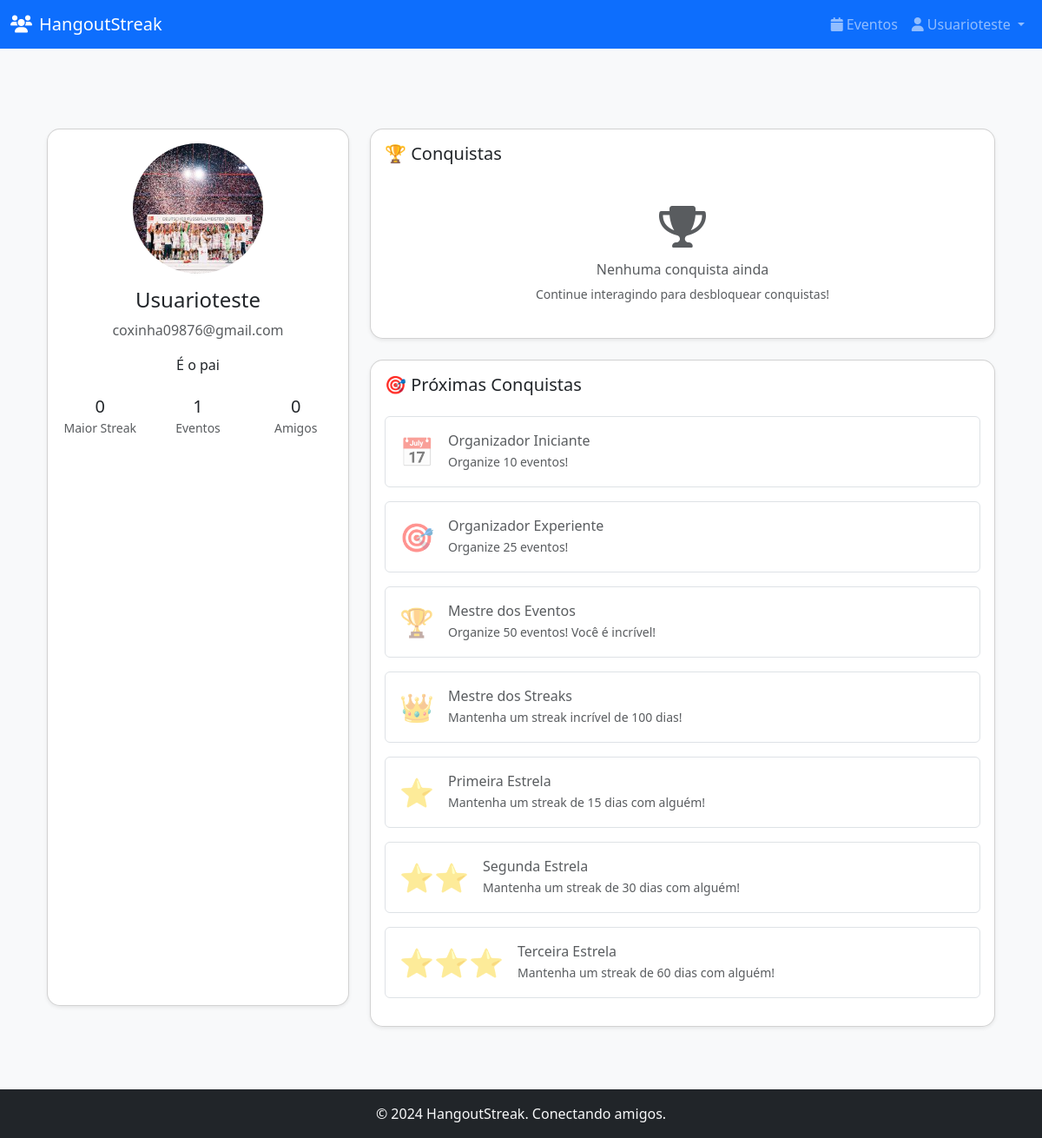
The app's page /users/profile/ (signed in) with its own data.
### users/models.py (models this page shows, shortened)
class Profile(models.Model):
    user = models.OneToOneField(User, on_delete=models.CASCADE)
    avatar = models.ImageField(upload_to='profile_pics', null=True, blank=True)
    bio = models.TextField(max_length=500, blank=True)
    friends = models.ManyToManyField('self', blank=True)
    streak_count = models.IntegerField('Streak Atual', default=0)
    total_events = models.IntegerField('Total de Eventos', default=0)
    achievements = models.ManyToManyField(Achievement, blank=True, related_name='users')
    highest_streak = models.IntegerField('Maior Streak', default=0)
    def check_and_award_achievements(self):
        streak_achievements = {
            15: 'streak_15',
            30: 'streak_30',
            60: 'streak_60',
            100: 'streak_100'
        }
        if self.streak_count > self.highest_streak:
            self.highest_streak = self.streak_count
            self.save()
        for streak_days, achievement_type in streak_achievements.items():
            if self.highest_streak >= streak_days:
                achievement = Achievement.objects.get(achievement_type=achievement_type)
                self.achievements.add(achievement)
        event_achievements = {
            10: 'events_10',
            25: 'events_25',
            50: 'events_50'
        }
        for event_count, achievement_type in event_achievements.items():
            if self.total_events >= event_count:
                achievement = Achievement.objects.get(achievement_type=achievement_type)
                self.achievements.add(achievement)

class Achievement(models.Model):
    ACHIEVEMENT_TYPES = [
        ('streak_15', 'Primeira Estrela (15 dias de Streak)'),
        ('streak_30', 'Segunda Estrela (30 dias de Streak)'),
        ('streak_60', 'Terceira Estrela (60 dias de Streak)'),
        ('streak_100', 'Mestre dos Streaks (100 dias)'),
        ('events_10', 'Organizador Iniciante (10 eventos)'),
        ('events_25', 'Organizador Experiente (25 eventos)'),
        ('events_50', 'Mestre dos Eventos (50 eventos)'),
    ]
    name = models.CharField(max_length=100)
    description = models.TextField()
    achievement_type = models.CharField(max_length=20, choices=ACHIEVEMENT_TYPES)
    icon = models.CharField(max_length=20)  # Emoji or icon class
    created_at = models.DateTimeField(auto_now_add=True)
    class Meta:
        ordering = ['achievement_type']

### users/views.py (the view)
# urls.py: path('profile/', views.profile, name='profile'),
@login_required
def profile(request):
    request.user.profile.check_and_award_achievements()
    all_achievements = Achievement.objects.all()
    context = {
        'all_achievements': all_achievements
    }
    return render(request, 'users/profile.html', context)

### templates/users/profile.html (shortened to what this page needs)
{% extends "base/base.html" %}
{% load crispy_forms_tags %}
{% block content %}
<div class="container py-5">
    <div class="row">
        <div class="col-md-4 mb-4">
            <div class="card shadow-sm h-100">
                <div class="card-body text-center">
                    {% if user.profile.avatar %}
                        <img class="rounded-circle img-fluid mb-3" style="width: 150px; height: 150px; object-fit: cover;"
                             src="{{ user.profile.avatar.url }}" alt="{{ user.username }}">
                    {% else %}
                        <div class="rounded-circle bg-light d-flex align-items-center justify-content-center mx-auto mb-3"
                             style="width: 150px; height: 150px;">
                            <i class="fas fa-user text-muted fa-4x"></i>
                        </div>
                    {% endif %}
                    <h4 class="card-title">{{ user.username }}</h4>
                    <p class="text-muted">{{ user.email }}</p>
                    <p class="card-text">{{ user.profile.bio|default:"Sem biografia ainda." }}</p>
                    <div class="row text-center mt-4">
                        <div class="col">
                            <h5 class="mb-0">{{ user.profile.highest_streak }}</h5>
                            <small class="text-muted">Maior Streak</small>
                        </div>
                        <div class="col">
                            <h5 class="mb-0">{{ user.profile.total_events }}</h5>
                            <small class="text-muted">Eventos</small>
                        </div>
                        <div class="col">
                            <h5 class="mb-0">{{ user.profile.friends.count }}</h5>
                            <small class="text-muted">Amigos</small>
                        </div>
                    </div>
                </div>
            </div>
        </div>
        <div class="col-md-8">
            <div class="card shadow-sm">
                <div class="card-body">
                    <h5 class="card-title mb-4">🏆 Conquistas</h5>
                    {% if user.profile.achievements.all %}
                        <div class="row g-3">
                            {% for achievement in user.profile.achievements.all %}
                                <div class="col-md-6">
                                    <div class="achievement-card p-3 border rounded">
                                        <div class="d-flex align-items-center">
                                            <div class="achievement-icon me-3">
                                                <span style="font-size: 2rem;">{{ achievement.icon }}</span>
                                            </div>
                                            <div>
                                                <h6 class="mb-1">{{ achievement.name }}</h6>
                                                <p class="mb-0 small text-muted">{{ achievement.description }}</p>
                                                <small class="text-primary">Conquistado em {{ achievement.created_at|date:"d/m/Y" }}</small>
                                            </div>
                                        </div>
                                    </div>
                                </div>
                            {% endfor %}
                        </div>
                    {% else %}
                        <div class="text-center py-4">
                            <div class="mb-3">
                                <i class="fas fa-trophy text-muted fa-3x"></i>
                            </div>
                            <h6 class="text-muted">Nenhuma conquista ainda</h6>
                            <p class="small text-muted mb-0">Continue interagindo para desbloquear conquistas!</p>
                        </div>
                    {% endif %}
                </div>
            </div>
            <div class="card shadow-sm mt-4">
                <div class="card-body">
                    <h5 class="card-title mb-4">🎯 Próximas Conquistas</h5>
                    <div class="next-achievements">
                        {% with user_achievements=user.profile.achievements.all %}
                            {% for achievement in all_achievements %}
                                {% if achievement not in user_achievements %}
                                    <div class="achievement-card p-3 border rounded mb-3">
                                        <div class="d-flex align-items-center">
                                            <div class="achievement-icon me-3 opacity-50">
                                                <span style="font-size: 2rem;">{{ achievement.icon }}</span>
                                            </div>
                                            <div>
                                                <h6 class="mb-1 text-muted">{{ achievement.name }}</h6>
                                                <p class="mb-0 small text-muted">{{ achievement.description }}</p>
                                            </div>
                                        </div>
                                    </div>
                                {% endif %}
                            {% endfor %}
                        {% endwith %}
                    </div>
                </div>
            </div>
        </div>
    </div>
</div>
{% endblock %}

### templates/base/base.html (shortened to what this page needs)
<!DOCTYPE html>
<html lang="pt-br">
<head>
    <link href="https://cdn.jsdelivr.net/npm/bootstrap@5.3.0/dist/css/bootstrap.min.css" rel="stylesheet">
    <link rel="stylesheet" href="https://cdnjs.cloudflare.com/ajax/libs/font-awesome/6.0.0/css/all.min.css">
    {% load static %}
    <link rel="stylesheet" href="{% static 'css/style.css' %}">
</head>
<body class="bg-light">
    <nav class="navbar navbar-expand-lg navbar-dark bg-primary fixed-top">
        <div class="container-fluid">
            <a class="navbar-brand" href="{% url 'core:home' %}">
                <i class="fas fa-users me-2"></i>HangoutStreak
            </a>
            <div class="collapse navbar-collapse" id="navbarNav">
                <ul class="navbar-nav ms-auto">
                    {% if user.is_authenticated %}
                        <li class="nav-item">
                            <a class="nav-link" href="{% url 'events:list' %}">
                                <i class="fas fa-calendar me-1"></i>Eventos
                            </a>
                        </li>
                        <li class="nav-item dropdown">
                            <a class="nav-link dropdown-toggle" href="#" id="navbarDropdown" role="button" data-bs-toggle="dropdown">
                                <i class="fas fa-user me-1"></i>{{ user.username }}
                            </a>
                        </li>
                    {% endif %}
                </ul>
            </div>
        </div>
    </nav>
    <main class="container py-4" style="margin-top: 76px;">
        {% block content %}
        {% endblock %}
    </main>
    <footer class="footer mt-auto py-3 bg-dark text-light">
        <div class="container text-center">
            <span>© 2024 HangoutStreak. Conectando amigos.</span>
        </div>
    </footer>
</body>
</html>

### static/css/style.css (style rules this page uses)
:root { --primary-color: #0d6efd; --secondary-color: #6c757d; --success-color: #198754; --info-color: #0dcaf0; --warning-color: #ffc107; --danger-color: #dc3545; }
body { min-height: 100vh; display: flex; flex-direction: column; }
main { flex: 1; }
.card { border-radius: 15px; box-shadow: 0 4px 6px rgba(0, 0, 0, 0.1); transition: transform 0.2s; }

### records on screen
Achievement: icon "📅", name "Organizador Iniciante", description "Organize 10 eventos!"
Achievement: icon "🎯", name "Organizador Experiente", description "Organize 25 eventos!"
Achievement: icon "🏆", name "Mestre dos Eventos", description "Organize 50 eventos! Você é incrível!"
Achievement: icon "👑", name "Mestre dos Streaks", description "Mantenha um streak incrível de 100 dias!"
Achievement: icon "⭐", name "Primeira Estrela", description "Mantenha um streak de 15 dias com alguém!"
Achievement: icon "⭐⭐", name "Segunda Estrela", description "Mantenha um streak de 30 dias com alguém!"
Achievement: icon "⭐⭐⭐", name "Terceira Estrela", description "Mantenha um streak de 60 dias com alguém!"

### other values on screen
{{ user.username }} "Usuarioteste"
{{ user.email }} "coxinha09876@gmail.com"
{{ user.profile.bio|default:"Sem biografia ainda." }} "É o pai"
{{ user.profile.highest_streak }} "0"
{{ user.profile.total_events }} "1"
{{ user.profile.friends.count }} "0"
